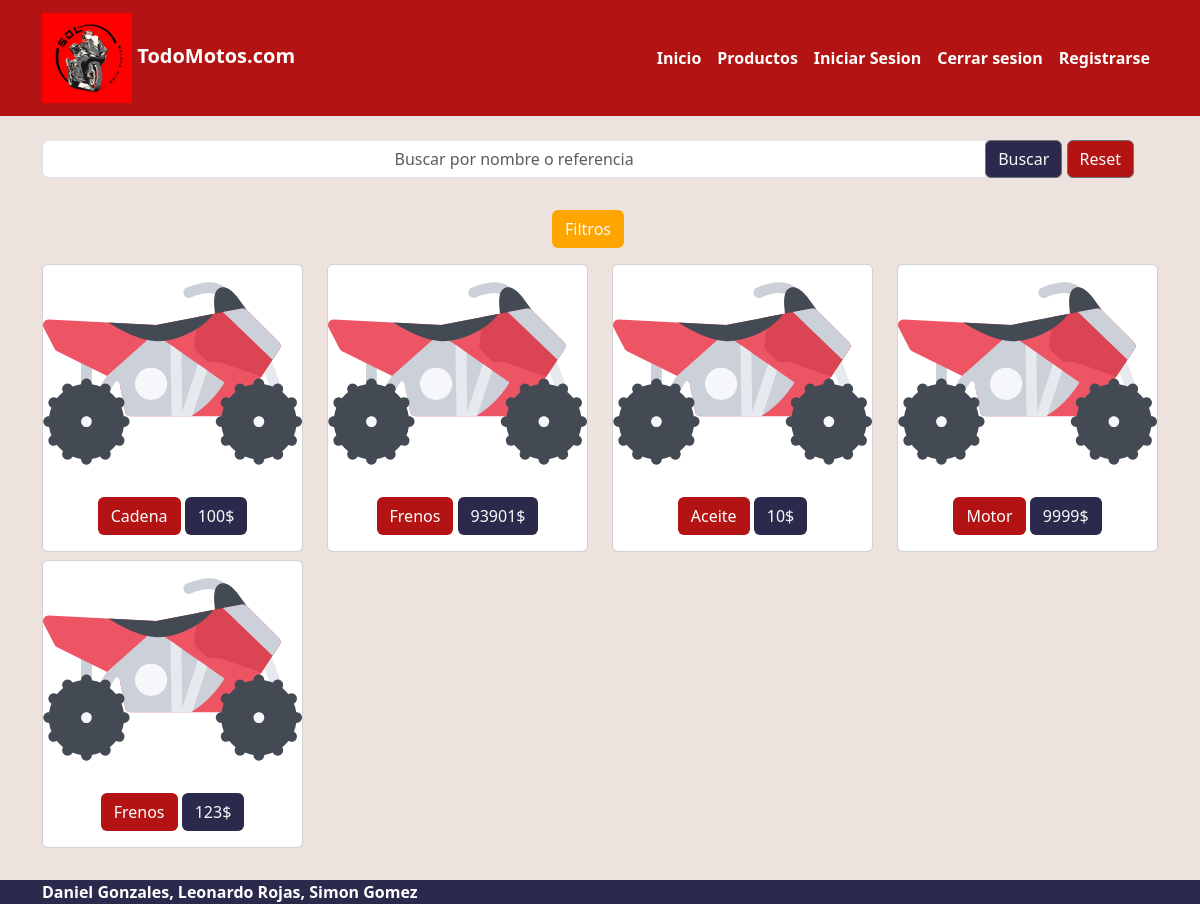
Before: /products/ with the older database file.
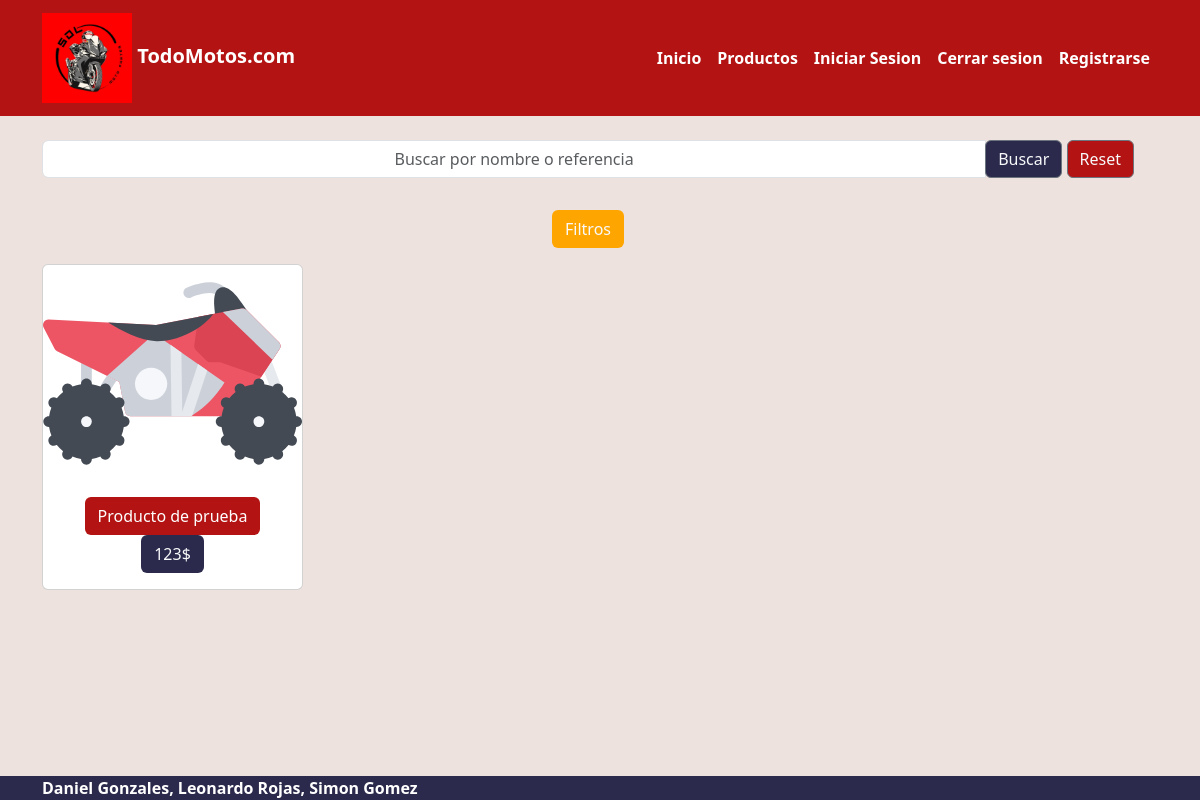
After: the same page with the newer database file.
### ecommerce/models.py (models this page shows)
class Product(models.Model):
    name = models.CharField(max_length=255)
    brand = models.CharField(max_length=50, null=True)
    description = models.CharField(max_length=300)
    reference = models.CharField(max_length=50)
    price = models.IntegerField()
    stock = models.IntegerField()

### ecommerce/views.py (the view)
# urls.py: path('products/',ProductListView.as_view(),name='products'),
class ProductListView(ListView):
    model = Product
    template_name = 'pages/products.html'
    context_object_name = "products"
    form = ProductForm()
    def get_queryset(self):
        query = self.request.GET.get("name")
        brand = self.request.GET.get("brand")
        minprice = self.request.GET.get("minprice")
        maxprice = self.request.GET.get("maxprice")
        if not query:
            query = ""
        if not brand:
            brand = ""
        if not minprice:
            minprice = 0
        if not maxprice:
            maxprice = 9999999999
        filters_query = Q(name__icontains=query) | Q(reference__icontains=query)
        filters_query &= Q(brand__icontains=brand)
        filters_query &= Q(price__gte=minprice) & Q(price__lte=maxprice)
        products = Product.objects.filter(filters_query)
        return products
    def get_context_data(self, **kwargs):
        context = super().get_context_data(**kwargs)
        context['form'] = self.form
        return context

### ecommerce/forms.py (shortened to what this page needs)
class ProductForm(forms.ModelForm):
    class Meta:
        model = Product
        fields = ['name','price', 'description','brand','stock', 'reference']
    BRAND_CHOICES = [
        ("Sin Marca/Cualquier Marca","Sin Marca/Cualquier Marca"),
        ("Kawasaki", "Kawasaki"),
        ("Honda", "Honda"),
        ("Yamaha", "Yamaha"),
        ("Suzuki", "Suzuki"),
    ]
    brand = forms.ChoiceField(label="Brand", choices=BRAND_CHOICES)

### ecommerce/templates/pages/products.html (shortened to what this page needs)
{% extends 'base.html' %}
{% load static %}
{% block content %}
<div class="d-grid gap-3">
    <div class="input-group row d-flex justify-content-center text-center">
        <form method="GET">
        <div class="input-group mb-3 text-align:center">
            <input name="name" type="text" class="form-control text-center " placeholder="Buscar por nombre o referencia" aria-label="Recipient's username" aria-describedby="basic-addon2">
            <div class="input-group-append">
              <button class="btn btn-outline-secondary bg-secondary text-light " type="submit">Buscar</button>
              <button class="btn btn-outline-secondary bg-primary text-light" type="submit" value="" name="name">Reset</button>
            </div>
          </div>
          <button class="btn bg-info text-light my-3" type="button" data-bs-toggle="collapse" data-bs-target="#filtros" aria-expanded="false" aria-controls="collapseExample">
            Filtros
          </button>
        </div>
      </div>
<div class="row">
    {% for product in products %}
    <div class="col-md-4 col-lg-3 mb-2">
        <div class="card">
            <img src="{% static 'products/icono_moto.svg' %}" class="card-img-top img-card">
            <div class="card-body text-center">
                <a href="{% url 'product' id=product.id  %}" class="btn bg-primary text-white">
                    {{product.name}}</a>
                <a class="btn bg-secondary text-light" href="{% url 'product' id=product.id  %}">{{product.price}}$</a>
            </div>
        </div>
    </div>
    {% endfor %}
</div>
</div>
{%endblock%}

### ecommerce/templates/base.html (shortened to what this page needs)
{% load static %}
<!doctype html>
<html lang="en">
    <head>
        <link href="https://cdn.jsdelivr.net/npm/bootstrap@5.3.0-alpha1/dist/css/bootstrap.min.css" rel="stylesheet"
 />
        <link href="{% static 'app.css' %}" rel="stylesheet" />
        </head>
        <body class="d-flex flex-column min-vh-100">
        <nav class="navbar navbar-expand-lg navbar-dark bg-primary">
            <div class="container">
            <a class="navbar-brand" href="{% url 'home' %}">
                <img src="{% static 'logo.png' %}" width="90" height="90" class="">
                TodoMotos.com</a>
            <div class="collapse navbar-collapse" id="navbarNavAltMarkup">
            <div class="navbar-nav ms-auto">
                <a class="nav-link active" href="{% url 'home' %}">Inicio</a>
                <li class="nav-item">
                <a class="nav-link active" href="{% url 'products' %}">Productos</a>
                </li>
                {% if user.is_authenticated == False%}
                <a class="nav-link active" href="{% url 'login' %}">Iniciar Sesion</a>
                {%endif%}
                <a class="nav-link active" href="{% url 'logout' %}">Cerrar sesion</a>
                <a class="nav-link active" href="{% url 'register' %}">Registrarse</a>
            </div>
            </div>
            </div>
            </nav>
            <div class="container my-4">
                {% block content %}
                {% endblock %}
            {% block footer %}
            <footer class="mt-auto bg-secondary text-white">
                <div class="container">
                          <a class=" text-reset fw-bold text-decoration-none" target="_blank">
                            Daniel Gonzales, Leonardo Rojas, Simon Gomez
                        </a>
                </div>
            </footer>
            {% endblock %}
</body>
</html>

### ecommerce/static/app.css (style rules this page uses)
body { background: #EEE2DE !important; }
.bg-secondary { background-color: #2B2A4C !important; }
.bg-primary { background-color: #B31312 !important; }
.bg-info { background-color: orange !important; }
nav { font-weight: 700; }
.img-card { height: 18vw; object-fit: cover; }

Changed rows visible on the page:
removed Product: name "Cadena", price "100"
removed Product: name "Frenos", price "93901"
removed Product: name "Aceite", price "10"
removed Product: name "Motor", price "9999"
removed Product: name "Frenos", price "123"
added Product: name "Producto de prueba", price "123"
